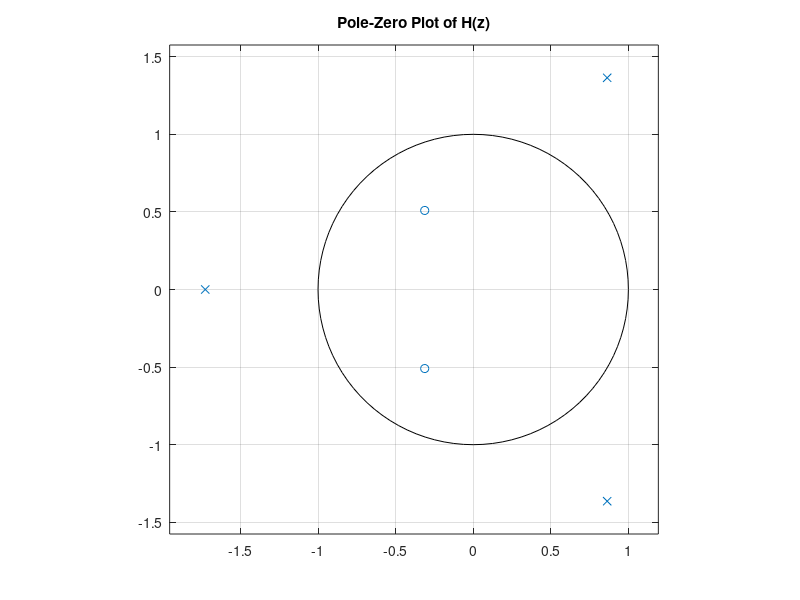
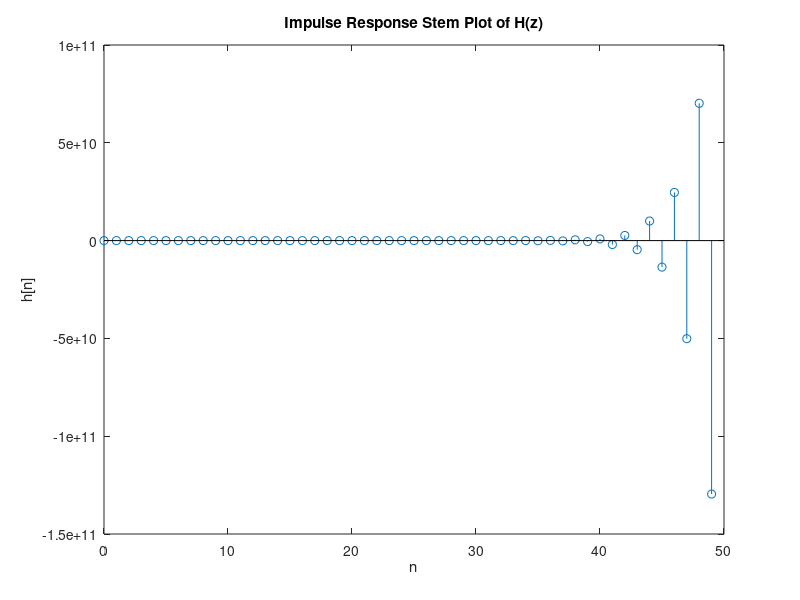
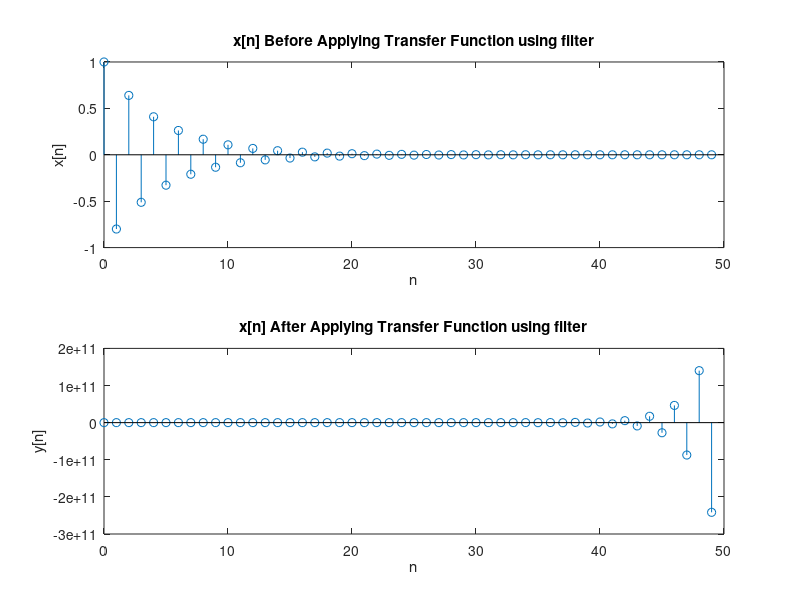
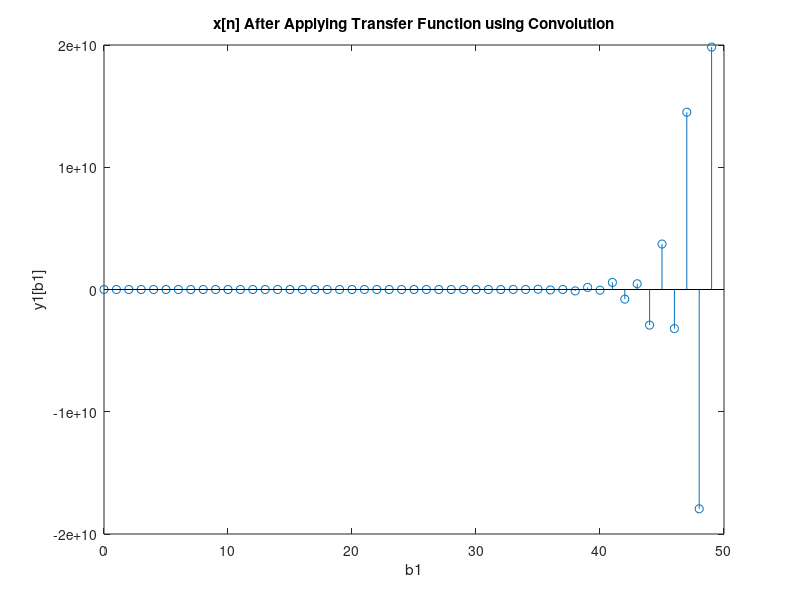

Reproduce these figures in MATLAB, in order.
%% Danny Hong HW 6 ECE 210

clc;
clear;
close all;
%% Question 1

numerator = [2/5 1/4 1/7];
denominator = [1/3 0 -1/8 3/2];

[z, p, k] = tf2zp(numerator, denominator);
figure;
zplane(z, p); %%Using zplane to plot.
title('Pole-Zero Plot of H(z)'); 

[a, b] = impz(numerator, denominator, 50);
figure;
stem(b, a);
xlabel('n');
ylabel('h[n]');
title('Impulse Response Stem Plot of H(z)');

n = 0:49; %%Assumed n values from 0-49 for this
x = (-4/5) .^(n);
y = filter(numerator, denominator, x);
figure;
subplot(2, 1, 1);
stem(n, x);
xlabel('n');
ylabel('x[n]');
title('x[n] Before Applying Transfer Function using filter'); 
subplot(2, 1, 2);
stem(n, y);
xlabel('n');
ylabel('y[n]');
title('x[n] After Applying Transfer Function using filter'); 

[a1, b1] = impz(numerator, denominator, 50);
y1 = conv(a1, b1);
y1 = y1(1:50);
figure;
stem(b1, y1);
xlabel("b1");
ylabel("y1[b1]");
title("x[n] After Applying Transfer Function using Convolution");
%% Question 2

z1 = [-1; 1];
p1 = [0.9 * exp(1j * (pi/2)); 0.9 * exp(-1j * (pi/2)); 0.95 * exp(1j * (5*pi/12)); 0.95 * exp(-1j * (5*pi/12)); 0.95 * exp(1j * (7*pi/12)); 0.95 * exp(-1j * (7*pi/12))];
k1 = 0.01;

figure;
zplane(z1, p1); %%Using zplane to plot.
title('Pole-Zero Plot of the Filter');

[b2, a2] = zp2tf(z1, p1, k1);
[h, w] = freqz(b2, a2, 1024);

magnitude = 20 * log10(abs(h)); %%magnitude gain in dB
phase = rad2deg(unwrap(angle(h))); %%phase angle in degrees

figure;
plot(w, magnitude);
xlabel('\omega in Radians');
ylabel('|H(\omega)| in dB')
title('Magnitude Response Plot of the Filter');
xticks(0: pi/12: pi);
xlim([0 pi]);
xticklabels({'0', '\pi/12', '\pi/6', '\pi/4', '\pi/3', '5\pi/12', '\pi/2', '7\pi/12', '2\pi/3', '3\pi/4', '5\pi/6', '11\pi/12', '\pi'});

figure
plot(w, phase);
xlabel('\omega in Radians')
ylabel('\phi(\omega) in Degrees');
title('Phase Response Plot of the Filter');
xticks(0: pi/12: pi);
xlim([0 pi]);
xticklabels({'0', '\pi/12', '\pi/6', '\pi/4', '\pi/3', '5\pi/12', '\pi/2', '7\pi/12', '2\pi/3', '3\pi/4', '5\pi/6', '11\pi/12', '\pi'});